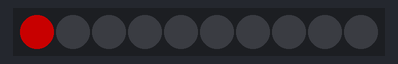
Recording of a sketch running on a simulated Arduino Uno, built with avr-gcc and run on an emulated ATmega328P. Parts: 10 RGB LEDs in strip order, left to right. Dim RGB values are drawn brighter than linear.

Above: at 0.05 s.
At 0.55 s:
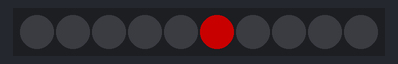
At 1.05 s:
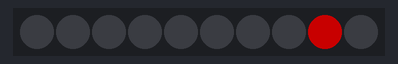
At 1.66 s:
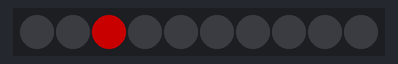
At 2.16 s:
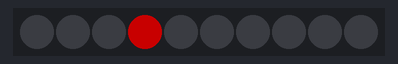

Measured:
- by itself, everything shown: repeats every 1.8 s, in 18 steps

The sketch:

11bounce.ino
```cpp
#include <FastLED.h>

#define NUM_LEDS 10
#define DATA_PIN 8
#define MAX_VOLTS 5
#define MAX_AMPS 500
#define BRIGHTNESS 100

CRGB leds[NUM_LEDS];
int pos = 0;
int direction = 1; // 1 means forward, -1 means backward

void setup() {
  FastLED.addLeds<WS2812B, DATA_PIN, GRB>(leds, NUM_LEDS);
  FastLED.setMaxPowerInVoltsAndMilliamps(MAX_VOLTS, MAX_AMPS);
  FastLED.setBrightness(BRIGHTNESS);
}

void loop() {
  //fadeToBlackBy(leds, NUM_LEDS, 150); // Leave a little trail
  FastLED.clear();
  leds[pos] = CRGB::Red;

  // Update position
  pos = pos + direction;

  // Logic: If we hit the end (9) or the start (0), reverse direction!
  if (pos == NUM_LEDS - 1 || pos == 0) {
    direction = direction * -1;
  }

  FastLED.show();
  delay(100);
}
```
